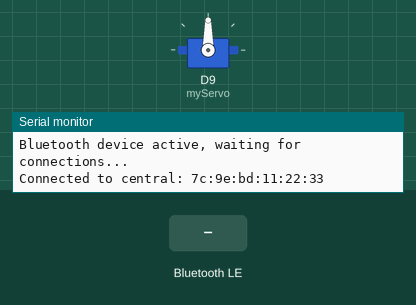
Simulated run of this sketch. Board: Arduino Nano 33 IoT. On the bench: servo, the last lines printed to the serial monitor. The inputs (shaded band) are chosen by the test bench. Nothing arrives over Bluetooth unless stated; a phone connects over Bluetooth LE 3 s after start.

Above: at 3.8 s.
3.9 s: Bluetooth LE write "1" received
At 4.7 s:
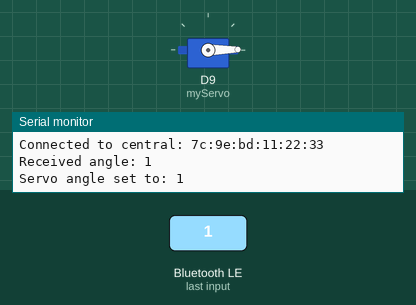
5.4 s: Bluetooth LE write "0" received
At 5.8 s:
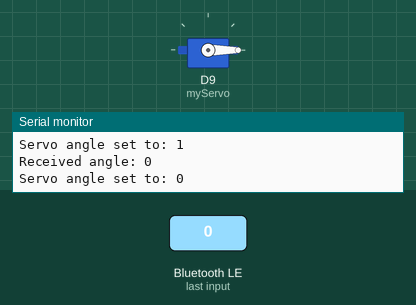
Timing chart, 0 to 8.4 s (numbered marks = the images above; inputs shaded):
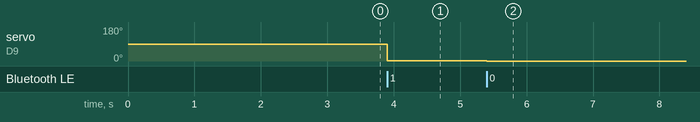

The sketch:

Bluetooth_PyToArd.ino
```cpp
/*
#include <ArduinoBLE.h>
#include <Servo.h>

Servo myServo;
BLEService angleService("19b10000-e8f2-537e-4f6c-d104768a1214"); // Custom BLE service
BLEIntCharacteristic angleCharacteristic("19b10001-e8f2-537e-4f6c-d104768a1214", BLERead | BLEWrite); // Custom BLE characteristic for sending/receiving angle data

void setup() {
  Serial.begin(9600);
  if (!BLE.begin()) {
    Serial.println("starting BLE failed!");
    while (1);
  }

  // Set up BLE
  BLE.setLocalName("Nano33_Servo");
  BLE.setAdvertisedService(angleService);
  angleService.addCharacteristic(angleCharacteristic);
  BLE.addService(angleService);
  angleCharacteristic.writeValue(90); // Default angle

  BLE.advertise();
  Serial.println("Bluetooth device active, waiting for connections...");

  // Set up servo
  myServo.attach(9);
}

void loop() {
  // Wait for BLE central device to connect
  BLEDevice central = BLE.central();

  if (central) {
    Serial.print("Connected to central: ");
    Serial.println(central.address());

    // While the central device is connected
    while (central.connected()) {
      if (angleCharacteristic.written()) {
        int angle = angleCharacteristic.value();
        if (angle >= 0 && angle <= 180) {
          myServo.write(angle); // Move the servo based on the received angle
          Serial.print("Servo angle set to: ");
          Serial.println(angle);
        }
      }
    }

    Serial.print("Disconnected from central: ");
    Serial.println(central.address());
  }
}

*/


//COM 14 Bluetooth address: 90:8a:fb:2c:b8:88
#include <ArduinoBLE.h>
#include <Servo.h>

Servo myServo;
BLEService angleService("19b10000-e8f2-537e-4f6c-d104768a1214"); // Custom BLE service
BLEIntCharacteristic angleCharacteristic("19b10001-e8f2-537e-4f6c-d104768a1214", BLERead | BLEWrite); // Custom BLE characteristic for sending/receiving angle data

void setup() {
  Serial.begin(9600);
  if (!BLE.begin()) {
    Serial.println("starting BLE failed!");
    while (1);
  }

  BLE.setLocalName("Nano33_Servo");
  BLE.setAdvertisedService(angleService);
  angleService.addCharacteristic(angleCharacteristic);
  BLE.addService(angleService);
  angleCharacteristic.writeValue(90);  // Initial angle

  BLE.advertise();
  Serial.println("Bluetooth device active, waiting for connections...");

  myServo.attach(9);  // Attach servo to pin 9
}

void loop() {
  BLEDevice central = BLE.central();

  if (central) {
    Serial.print("Connected to central: ");
    Serial.println(central.address());

    while (central.connected()) {
      //Serial.println("enter While");
      if (angleCharacteristic.written()) {
        int angle = angleCharacteristic.value();
        Serial.print("Received angle: ");
        Serial.println(angle);  // Log the received angle

        if (angle >= 0 && angle <= 180) {
          myServo.write(angle);  // Move the servo to the specified angle
          Serial.print("Servo angle set to: ");
          Serial.println(angle);  // Log that the servo angle has been set
        } else {
          Serial.println("Invalid angle received");
        }
      }
    }

    Serial.println("Disconnected from central");
  }
}
```

Measured:
- after the input at 3.9 s, servo on D9 (myServo): 90° → 1° at once
- after the input at 5.4 s, servo on D9 (myServo): 1° → 0° at once
